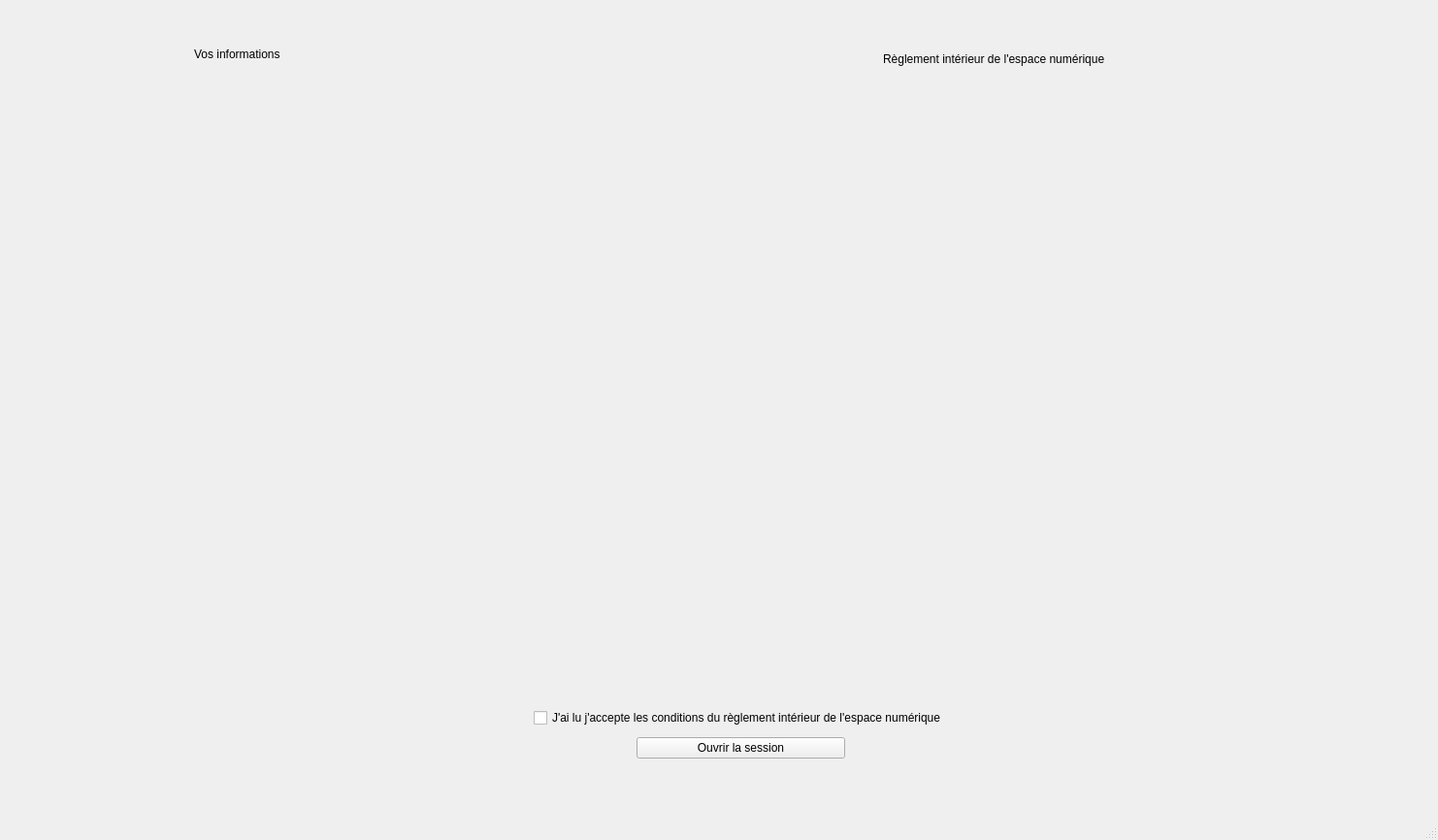
<?xml version="1.0" encoding="UTF-8"?>
<ui version="4.0">
 <class>Ficheentree</class>
 <widget class="QMainWindow" name="Ficheentree">
  <property name="geometry">
   <rect>
    <x>0</x>
    <y>0</y>
    <width>1482</width>
    <height>866</height>
   </rect>
  </property>
  <property name="windowTitle">
   <string>MainWindow</string>
  </property>
  <property name="documentMode">
   <bool>false</bool>
  </property>
  <widget class="QWidget" name="centralwidget">
   <widget class="QWidget" name="formLayoutWidget_2">
    <property name="geometry">
     <rect>
      <x>550</x>
      <y>730</y>
      <width>425</width>
      <height>31</height>
     </rect>
    </property>
    <layout class="QFormLayout" name="formLayout_2">
     <property name="leftMargin">
      <number>0</number>
     </property>
     <item row="0" column="0" colspan="2">
      <widget class="QCheckBox" name="reglement">
       <property name="text">
        <string>J'ai lu j'accepte les conditions du règlement intérieur de l'espace numérique</string>
       </property>
      </widget>
     </item>
    </layout>
   </widget>
   <widget class="QWidget" name="formLayoutWidget_3">
    <property name="geometry">
     <rect>
      <x>650</x>
      <y>760</y>
      <width>221</width>
      <height>61</height>
     </rect>
    </property>
    <layout class="QFormLayout" name="formLayout_3">
     <item row="0" column="1">
      <widget class="QPushButton" name="connecter">
       <property name="text">
        <string>Ouvrir la session</string>
       </property>
      </widget>
     </item>
    </layout>
   </widget>
   <widget class="QWidget" name="formLayoutWidget">
    <property name="geometry">
     <rect>
      <x>20</x>
      <y>100</y>
      <width>261</width>
      <height>401</height>
     </rect>
    </property>
    <layout class="QFormLayout" name="form_gauche"/>
   </widget>
   <widget class="QWidget" name="formLayoutWidget_5">
    <property name="geometry">
     <rect>
      <x>290</x>
      <y>100</y>
      <width>291</width>
      <height>401</height>
     </rect>
    </property>
    <layout class="QFormLayout" name="form_centre"/>
   </widget>
   <widget class="QLabel" name="label_informations">
    <property name="geometry">
     <rect>
      <x>200</x>
      <y>30</y>
      <width>281</width>
      <height>51</height>
     </rect>
    </property>
    <property name="text">
     <string>Vos informations</string>
    </property>
   </widget>
   <widget class="QWidget" name="formLayoutWidget_7">
    <property name="geometry">
     <rect>
      <x>750</x>
      <y>100</y>
      <width>721</width>
      <height>611</height>
     </rect>
    </property>
    <layout class="QFormLayout" name="form_reglement"/>
   </widget>
   <widget class="QLabel" name="label_reglement">
    <property name="geometry">
     <rect>
      <x>910</x>
      <y>40</y>
      <width>521</width>
      <height>41</height>
     </rect>
    </property>
    <property name="text">
     <string>Règlement intérieur de l'espace numérique</string>
    </property>
   </widget>
  </widget>
  <widget class="QMenuBar" name="menubar">
   <property name="geometry">
    <rect>
     <x>0</x>
     <y>0</y>
     <width>1482</width>
     <height>22</height>
    </rect>
   </property>
  </widget>
  <widget class="QStatusBar" name="statusbar"/>
 </widget>
 <resources/>
 <connections/>
</ui>
